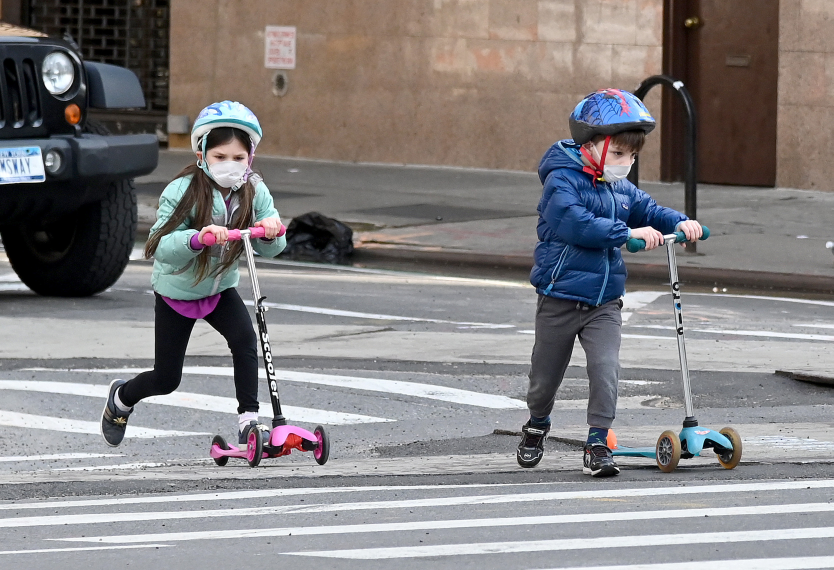
#> input picture Crop Image/children.jpg, 2500 x 1710 px (shown at 1/3 size)
$ python Crop.py
#> lines starting #> are read from the running program, lines starting #| are printed output that depends on the picture
import cv2
import numpy as np


def crop():

    if points[0][1] < points[1][1] and points[0][0] < points[1][0]:
        croped = img[points[0][1]:points[1][1], points[0][0]:points[1][0]]
    elif points[0][1] > points[
        1][1] and points[0][0] < points[1][0]:
        croped = img[points[1][1]:points[0][1], points[0][0]:points[1][0]]
    elif points[0][1] > points[1][1] and points[0][0] > points[1][0]:
        croped = img[points[1][1]:points[0][1], points[1][0]:points[0][0]]
    else:
        croped = img[points[0][1]:points[1][1], points[1][0]:points[0][0]]

    points.clear()
    return croped

def pointAdd(event, x, y, flags, param):
    if event == cv2.EVENT_LBUTTONDOWN:
        points.append([x, y])

img = cv2.imread("children.jpg")
#> img is the input picture: shape (1710, 2500, 3); mean B, G, R 130.7, 129.7, 132.9

cv2.putText(img, "To Exit Press 'ESC'",
                   (10, 1600), cv2.FONT_HERSHEY_DUPLEX , 2, (0, 0, 0), 2)
cv2.putText(img, "To Crop Click To Two Points",
                   (10, 1680), cv2.FONT_HERSHEY_DUPLEX , 2, (0, 0, 0), 2)
cv2.namedWindow("Window")

width = int(img.shape[1] * 0.4)
#> width = 1000
height = int(img.shape[0] * 0.4)
#> height = 684

img = cv2.resize(img, (width, height))
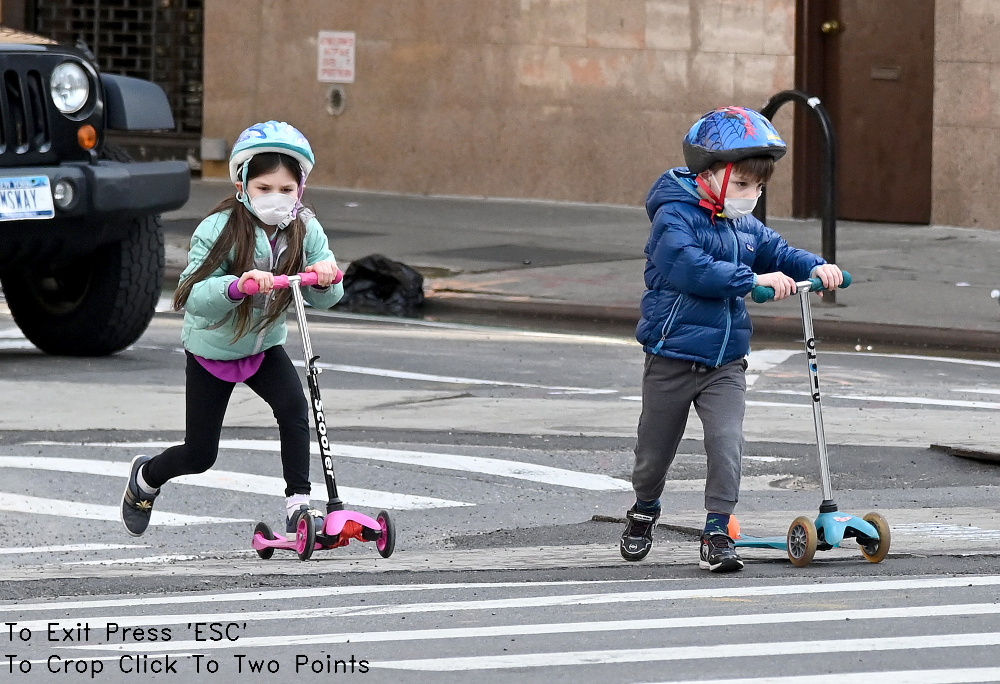
#> img: shape (684, 1000, 3); mean B, G, R 130.1, 129.1, 132.3

points = []

cv2.setMouseCallback("Window", pointAdd)

while True:
    cv2.imshow("Window", img)
    if len(points) == 2:
        croped = crop()
        cv2.imshow("Cropped",croped)

    k = cv2.waitKey(1)
#> (key Esc is pressed here)
    if k == 27 & 0xFF:
        break
cv2.destroyAllWindows()
